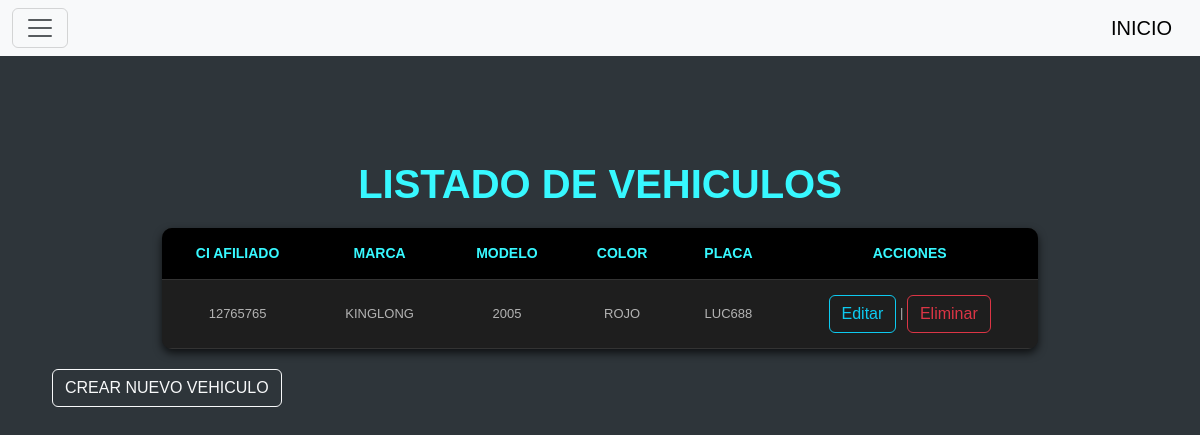
/vehiculos (signed in), run on the app's committed database.
### tables this page shows
CREATE TABLE vehiculo (
            id INTEGER PRIMARY KEY AUTOINCREMENT,
            ci_afiliado INTEGER,
            marca TEXT NOT NULL,
            modelo TEXT NOT NULL,
            color TEXT NOT NULL,
            numero_chasis TEXT UNIQUE NOT NULL,
            placa TEXT UNIQUE NOT NULL,
            observaciones TEXT,
            FOREIGN KEY (ci_afiliado) REFERENCES guia(ci)
        );

### blueprints/vehiculos/__init__.py (the view)
@vehiculos_bp.route("/vehiculos")
@login_required
def index():
    conn = sqlite3.connect("urban_maps.db")
    conn.row_factory = sqlite3.Row
    cursor = conn.cursor()
    cursor.execute("SELECT * FROM vehiculo")
    vehiculos = cursor.fetchall()
    conn.close()
    return render_template('index_vehiculo.html',vehiculos=vehiculos)

### blueprints/vehiculos/__init__.py (called while the page is built)
def login_required(f):
    @wraps(f)
    def decorated_function(*args, **kwargs):
        if 'id_user' not in session:
            return redirect("/login")
        return f(*args, **kwargs)
    return decorated_function

### blueprints/vehiculos/templates/index_vehiculo.html (shortened to what this page needs)
{% include 'header.html' %}
<div class="container mt-5">
    <h1 class="fw-bold">LISTADO DE VEHICULOS</h1>
    <table class="tabla-gris">
        <thead>
            <tr>
                <th>CI Afiliado</th>
                <th>Marca</th>
                <th>Modelo</th>
                <th>Color</th>
                <th>Placa</th>
                <th>Acciones</th>
            </tr>
        </thead>
        <tbody>
            {% for vehiculo in vehiculos %}
            <tr>
                <td>{{ vehiculo['ci_afiliado'] }}</td>
                <td>{{ vehiculo['marca'] }}</td>
                <td>{{ vehiculo['modelo'] }}</td>
                <td>{{ vehiculo['color'] }}</td>
                <td>{{ vehiculo['placa'] }}</td>
                <td>
                    <a href="{{ url_for('vehiculos.editar', id=vehiculo['id']) }}" class="btn btn-outline-info">Editar</a> |
                    <a href="{{ url_for('vehiculos.eliminar', id=vehiculo['id']) }}" onclick="return confirm('¿Estás seguro?')" class="btn btn-outline-danger">Eliminar</a>
                </td>
            </tr>
            {% endfor %}
        </tbody>
    </table>
    <a href="{{ url_for('vehiculos.crear') }}" class="btn btn-outline-light">CREAR NUEVO VEHICULO</a>
</div>
{% include 'footer.html' %}

### templates/header.html (style rules this page uses)
body { font-family: sans-serif; margin: 40px; background-color: #2e353a; color: #e0e0e0; }
h1 { text-align: center; color: #37f8ff; }
table { width: 80%; margin: 20px auto; border-collapse: collapse; background-color: #1e1e1e; border-radius: 10px; overflow: hidden; box-shadow: 0 4px 8px rgba(0, 0, 0, 0.7); }
th, td { padding: 15px; text-align: center; border-bottom: 1px solid #333; }
th { background-color: #000000; color: #37f8ff; text-transform: uppercase; font-size: 14px; }
tr:nth-child(odd) { background-color: #1e1e1e; }
td { font-size: 13px; color: #b3b3b3; }

### data on the page
vehiculo: ci_afiliado "12765765", marca "KINGLONG", modelo "2005", color "ROJO", placa "LUC688"
